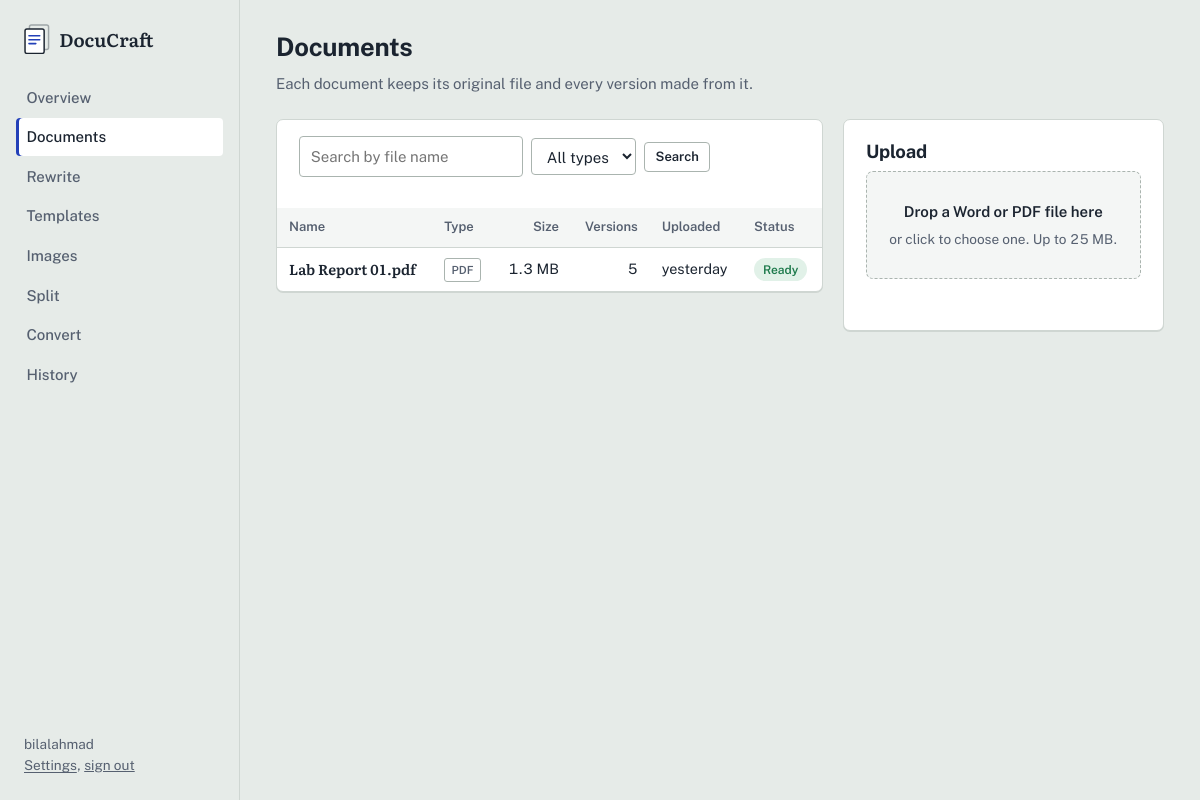
The page /workspace/ (signed in) on the database its author committed.
### apps/documents/models.py (models this page shows, shortened)
class Document(models.Model):
    TYPE_CHOICES = [("docx", "Word"), ("pdf", "PDF")]
    STATUS_CHOICES = [("uploaded", "Uploaded"), ("processing", "Processing"), ("ready", "Ready"), ("failed", "Failed")]
    owner = models.ForeignKey(settings.AUTH_USER_MODEL, on_delete=models.CASCADE, related_name="documents")
    original_filename = models.CharField(max_length=255)
    original_file = models.FileField(upload_to=original_upload_to, max_length=300)
    file_type = models.CharField(max_length=10, choices=TYPE_CHOICES)
    file_size = models.PositiveBigIntegerField(default=0)
    page_count = models.PositiveIntegerField(null=True, blank=True)
    inspection = models.JSONField(default=dict, blank=True)
    status = models.CharField(max_length=20, choices=STATUS_CHOICES, default="uploaded")
    active_template = models.ForeignKey("templates_manager.DocumentTemplate", null=True, blank=True,
                                        on_delete=models.SET_NULL)
    error_message = models.TextField(blank=True)
    uploaded_at = models.DateTimeField(auto_now_add=True)
    updated_at = models.DateTimeField(auto_now=True)
    objects = DocumentQuerySet.as_manager()
    class Meta:
        ordering = ["-uploaded_at"]
        indexes = [models.Index(fields=["owner", "-uploaded_at"])]
    def get_absolute_url(self):
        return reverse("documents:detail", args=[self.pk])

### apps/documents/views.py (the view)
# urls.py: path("workspace/", views.workspace, name="workspace"),
@login_required
def workspace(request):
    q = request.GET.get("q", "").strip()
    kind = request.GET.get("type", "")
    docs = Document.objects.filter(owner=request.user).annotate(nversions=Count("versions"))
    if q:
        docs = docs.filter(original_filename__icontains=q)
    if kind in ("docx", "pdf"):
        docs = docs.filter(file_type=kind)
    return render(request, "documents/workspace.html", {"documents": docs, "upload_form": UploadForm(), "q": q, "kind": kind})

### apps/documents/forms.py (shortened to what this page needs)
class UploadForm(forms.Form):
    file = forms.FileField(widget=forms.ClearableFileInput(attrs={"accept": ".docx,.pdf"}))

### apps/core/context_processors.py (called while the page is built)
def navigation(request):
    if not getattr(request, "user", None) or not request.user.is_authenticated:
        return {}
    match = getattr(request, "resolver_match", None)
    current = f"{match.namespace}:{match.url_name}" if match and match.namespace else ""
    items = []
    for url_name, label, prefixes in NAV:
        active = any(current == p or (p.endswith(":") and current.startswith(p)) for p in prefixes)
        items.append({"url": reverse(url_name), "label": label, "active": active})
    return {"nav_items": items}

### apps/core/templatetags/docucraft.py (called while the page is built)
@register.filter
def tone(status):
    return TONES.get(str(status), "quiet")

### templates/documents/workspace.html (shortened to what this page needs)
{% extends "base.html" %}{% load docucraft humanize %}
{% block content %}
<div class="page-head"><div><h1>Documents</h1><p>Each document keeps its original file and every version made from it.</p></div></div>
<div class="cols-main">
  <section class="sheet flush">
    <div class="sheet-head">
      <form class="filters" method="get" role="search">
        <input id="q" type="search" name="q" value="{{ q }}" placeholder="Search by file name">
        <select id="type" name="type" data-autosubmit>
          <option value="">All types</option>
        </select>
        <button class="btn btn-sm" type="submit">Search</button>
      </form>
    </div>
    {% if documents %}
    <div class="table-wrap"><table class="table">
      <thead><tr><th>Name</th><th>Type</th><th class="num">Size</th><th class="num">Versions</th><th>Uploaded</th><th>Status</th></tr></thead>
      <tbody>{% for d in documents %}
        <tr><td class="doc-name"><a href="{{ d.get_absolute_url }}">{{ d.original_filename }}</a></td><td><span class="filetype">{{ d.file_type|upper }}</span></td><td class="num nowrap">{{ d.file_size|filesizeformat }}</td><td class="num">{{ d.nversions }}</td><td class="nowrap">{{ d.uploaded_at|naturalday:"j M Y" }}</td><td><span class="badge badge--{{ d.status|tone }}">{{ d.get_status_display }}</span></td></tr>
      {% endfor %}</tbody>
    </table></div>
    {% else %}
    <div class="empty">{% if q or kind %}<p>No documents match that search.</p>{% else %}<p>You have no documents yet. Upload one to get started.</p>{% endif %}</div>
    {% endif %}
  </section>
  <aside><section class="sheet"><h2>Upload</h2>{% include "partials/upload.html" %}</section></aside>
</div>
{% endblock %}

### templates/base.html (shortened to what this page needs)
{% load static %}<!doctype html>
<html lang="en">
<head>
  <link rel="stylesheet" href="{% static 'css/app.css' %}">
</head>
<body>
{% block body %}
<div class="shell">
  <header class="rail">
    <a class="brand" href="{% url 'documents:dashboard' %}">{% include "partials/mark.html" %}<span class="brand-name">DocuCraft</span></a>
    <nav class="nav" aria-label="Main">
      {% for item in nav_items %}<a href="{{ item.url }}"{% if item.active %} aria-current="page"{% endif %}>{{ item.label }}</a>{% endfor %}
    </nav>
    <div class="rail-foot">
      <div>{{ request.user.get_username }}</div>
      <a href="{% url 'accounts:settings' %}">Settings</a>,
      <form method="post" action="{% url 'accounts:logout' %}">{% csrf_token %}<button class="link-btn" type="submit">sign out</button></form>
    </div>
  </header>
  <main class="main" id="main">
    {% block content %}{% endblock %}
  </main>
</div>
{% endblock %}
</body>
</html>

### rows shown on the page
Document: original_filename "Lab Report 01.pdf", file_type "PDF", file_size|filesizeformat "1.3 MB", nversions "5", uploaded_at "yesterday", status "Ready"

### other values the page prints
{{ item.label }} "Overview" "Documents" "Rewrite" "Templates" "Images" "Split" "Convert" "History"
{{ request.user.get_username }} "bilalahmad"
{{ max_upload|default:"25" }} "25"
